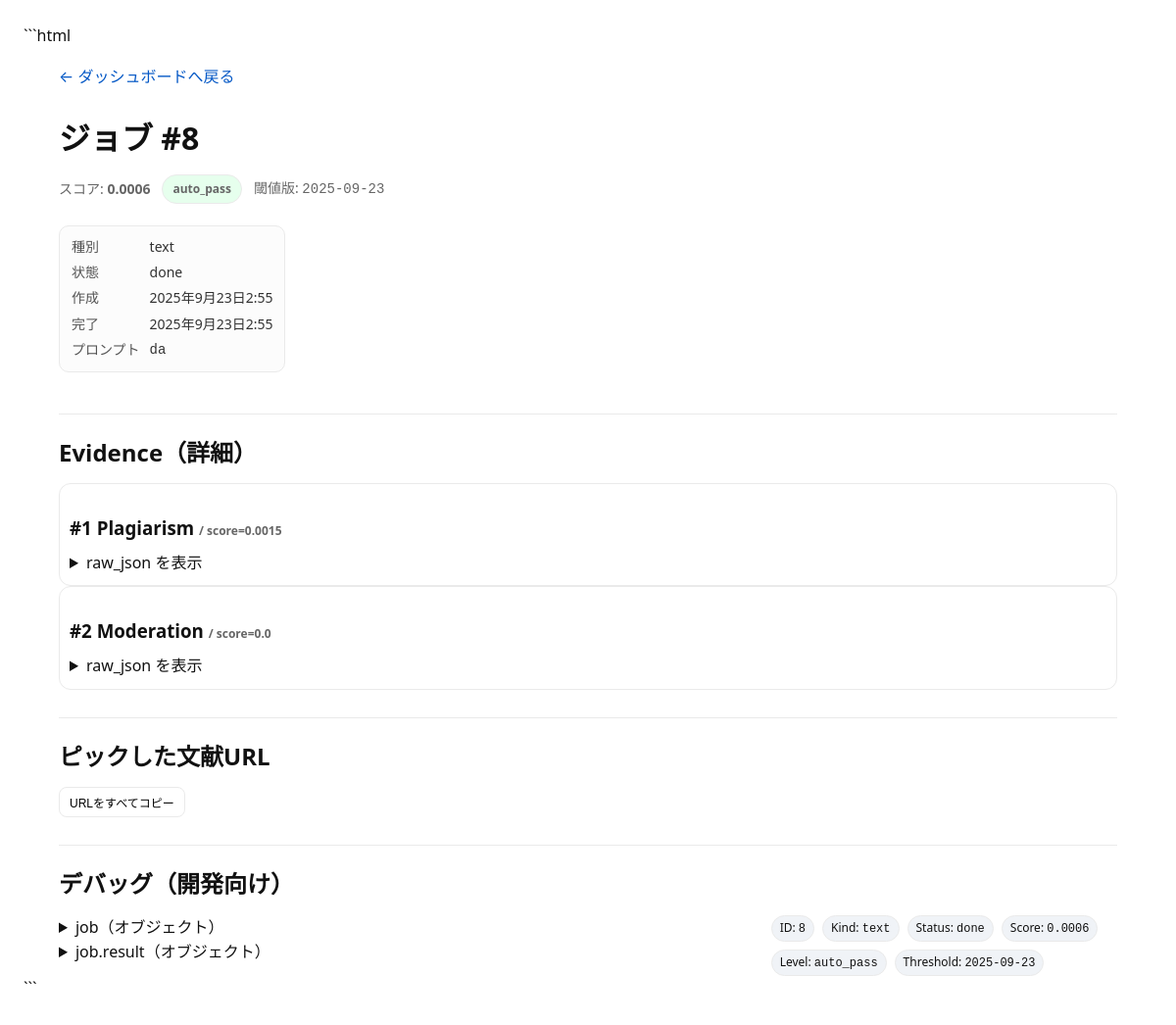
Page /job/8/ on the committed database.
### core/models.py (models this page shows)
class CheckJob(models.Model):
    KIND_CHOICES = [("image","image"),("text","text")]
    STATUS = [("pending","pending"),("running","running"),("done","done"),("rejected","rejected")]
    user = models.ForeignKey(User, on_delete=models.PROTECT, null=True, blank=True)
    kind = models.CharField(max_length=8, choices=KIND_CHOICES)
    status = models.CharField(max_length=10, choices=STATUS, default="pending")
    prompt_text = models.TextField(blank=True)
    tool_name = models.CharField(max_length=50, blank=True)
    created_at = models.DateTimeField(auto_now_add=True)
    finished_at = models.DateTimeField(null=True, blank=True)

class CheckResult(models.Model):
    job = models.OneToOneField(CheckJob, on_delete=models.CASCADE, related_name="result")
    risk_score_total = models.FloatField()
    risk_level = models.CharField(max_length=12)
    decision = models.CharField(max_length=16)
    threshold_version = models.CharField(max_length=32)

class Evidence(models.Model):
    job = models.ForeignKey(CheckJob, on_delete=models.CASCADE, related_name="evidences")
    source = models.CharField(max_length=32)
    raw_json = models.JSONField(default=dict)
    score_numeric = models.FloatField()
    label = models.CharField(max_length=64, blank=True)
    url = models.TextField(blank=True)

### core/views.py (the view)
# urls.py: path("job/<int:job_id>/", views.job_detail_view, name="job_detail"),  # �ǉ�
def job_detail_view(request, job_id: int):
    job = get_object_or_404(CheckJob.objects.select_related("result"), id=job_id)
    evidences = job.evidences.all().order_by("id")
    simimgs = job.similar_images.all().order_by("rank")
    return render(
        request,
        "core/job_detail.html",
        {
            "job": job,
            "evidences": evidences,
            "simimgs": simimgs,
        },
    )

### core/templates/core/job_detail.html (shortened to what this page needs)
<!doctype html>
<html lang="ja">
<head>
</head>
<body>
<header>
  <p class="backlink"><a href="/dashboard/">← ダッシュボードへ戻る</a></p>
  <h1>ジョブ #{{ job.id }}</h1>
  {% if job.result %}
    <div class="meta">
      <span>スコア: <strong>{{ job.result.risk_score_total }}</strong></span>
      <span class="badge lv-{{ job.result.risk_level }}">{{ job.result.risk_level }}</span>
      <span>閾値版: <span class="mono">{{ job.result.threshold_version }}</span></span>
    </div>
  {% endif %}
  <dl class="kv">
    <dt>種別</dt><dd>{{ job.kind }}</dd>
    <dt>状態</dt><dd>{{ job.status }}</dd>
    {% if job.created_at %}<dt>作成</dt><dd>{{ job.created_at }}</dd>{% endif %}
    {% if job.finished_at %}<dt>完了</dt><dd>{{ job.finished_at }}</dd>{% endif %}
    {% if job.prompt_text %}<dt>プロンプト</dt><dd class="mono">{{ job.prompt_text }}</dd>{% endif %}
  </dl>
</header>
<section>
  <h2>Evidence（詳細）</h2>
  {% for e in evidences %}
    <article class="card">
      <h3>#{{ forloop.counter }} {{ e.source }} <span class="muted">/ score={{ e.score_numeric }}</span></h3>
      {% if e.raw_json %}
        <details>
          <summary>raw_json を表示</summary>
        </details>
      {% endif %}
    </article>
  {% empty %}
    <p>Evidence はありません。</p>
  {% endfor %}
</section>
{% if job.kind == "text" %}
<section>
  <h2>ピックした文献URL</h2>
  <div class="urls-actions">
    <button class="btn" type="button" onclick="copyUrls('text-refs')">URLをすべてコピー</button>
  </div>
</section>
{% endif %}
<section>
  <h2>デバッグ（開発向け）</h2>
  <div class="two-col">
    <div>
      <details>
        <summary>job（オブジェクト）</summary>
      </details>
      {% if job.result %}
      <details>
        <summary>job.result（オブジェクト）</summary>
      </details>
      {% endif %}
    </div>
    <div>
      <div class="chips">
        <span class="chip">ID: <span class="mono">{{ job.id }}</span></span>
        <span class="chip">Kind: <span class="mono">{{ job.kind }}</span></span>
        <span class="chip">Status: <span class="mono">{{ job.status }}</span></span>
        {% if job.result %}
          <span class="chip">Score: <span class="mono">{{ job.result.risk_score_total }}</span></span>
          <span class="chip">Level: <span class="mono">{{ job.result.risk_level }}</span></span>
          <span class="chip">Threshold: <span class="mono">{{ job.result.threshold_version }}</span></span>
        {% endif %}
      </div>
    </div>
  </div>
</section>
</body>
</html>

### core/templates/core/job_detail.html (style rules this page uses)
:root { --border:#eaeaea; --muted:#666; --bg:#f7f7f7; --badge-auto-pass:#e6ffed; --badge-manual-review:#fff8db; --badge-auto-block:#ffe6e6; --chip:#f0f3f7; }
* { box-sizing:border-box }
body { font-family: system-ui, -apple-system, Segoe UI, Roboto, "Helvetica Neue", Arial, "Noto Sans JP", "Hiragino Kaku Gothic ProN", Meiryo, sans-serif; margin: 24px; line-height: 1.6; color: #111; }
a { color:#0659c6;text-decoration:none }
header, section { max-width: 1080px; margin: 0 auto; }
.backlink { margin-bottom:16px;display:inline-block }
h1 { margin: 8px 0 12px }
h2 { margin: 28px 0 12px; border-top: 1px solid var(--border); padding-top: 20px }
h3 { margin: 20px 0 8px }
.meta { display:flex; flex-wrap:wrap; gap:8px 12px; align-items:center; color: var(--muted); font-size: 14px; margin-bottom: 8px; }
.badge { display:inline-block; padding:4px 10px; border-radius:999px; font-size:12px; font-weight:600; border:1px solid var(--border); }
.lv-auto_pass { background:var(--badge-auto-pass) }
.kv { display:inline-grid; grid-template-columns:auto auto; gap: 4px 10px; font-size: 14px; color: #333; background: #fcfcfc; padding: 10px 12px; border: 1px solid var(--border); border-radius: 10px; }
.kv dt { color:#555 }
.kv dd { margin:0 }
.card { border:1px solid var(--border); border-radius:12px; padding:10px; background:#fff; }
.muted { color:var(--muted);font-size:12px }
.mono { font-family: ui-monospace, SFMono-Regular, Menlo, Monaco, Consolas, "Liberation Mono", "Noto Sans Mono", monospace; }
.chips { display:flex;flex-wrap:wrap;gap:8px }
.chip { background:var(--chip);border:1px solid var(--border);padding:2px 8px;border-radius:999px;font-size:12px }
.urls-actions { display:flex;gap:8px;margin:8px 0 0 }
.btn { appearance:none;border:1px solid var(--border);background:#fff;border-radius:8px; padding:6px 10px;cursor:pointer;font-size:12px }
.two-col { display:grid;grid-template-columns:2fr 1fr;gap:20px }
details summary { cursor:pointer; user-select:none }

### rows in the picture
CheckJob: id "8", result.risk_score_total "0.0006", result.risk_level "auto_pass", result.threshold_version "2025-09-23", kind "text", status "done", created_at "2025年9月23日2:55", finished_at "2025年9月23日2:55", prompt_text "da"
Evidence: source "Plagiarism", score_numeric "0.0015"
Evidence: source "Moderation", score_numeric "0.0"
